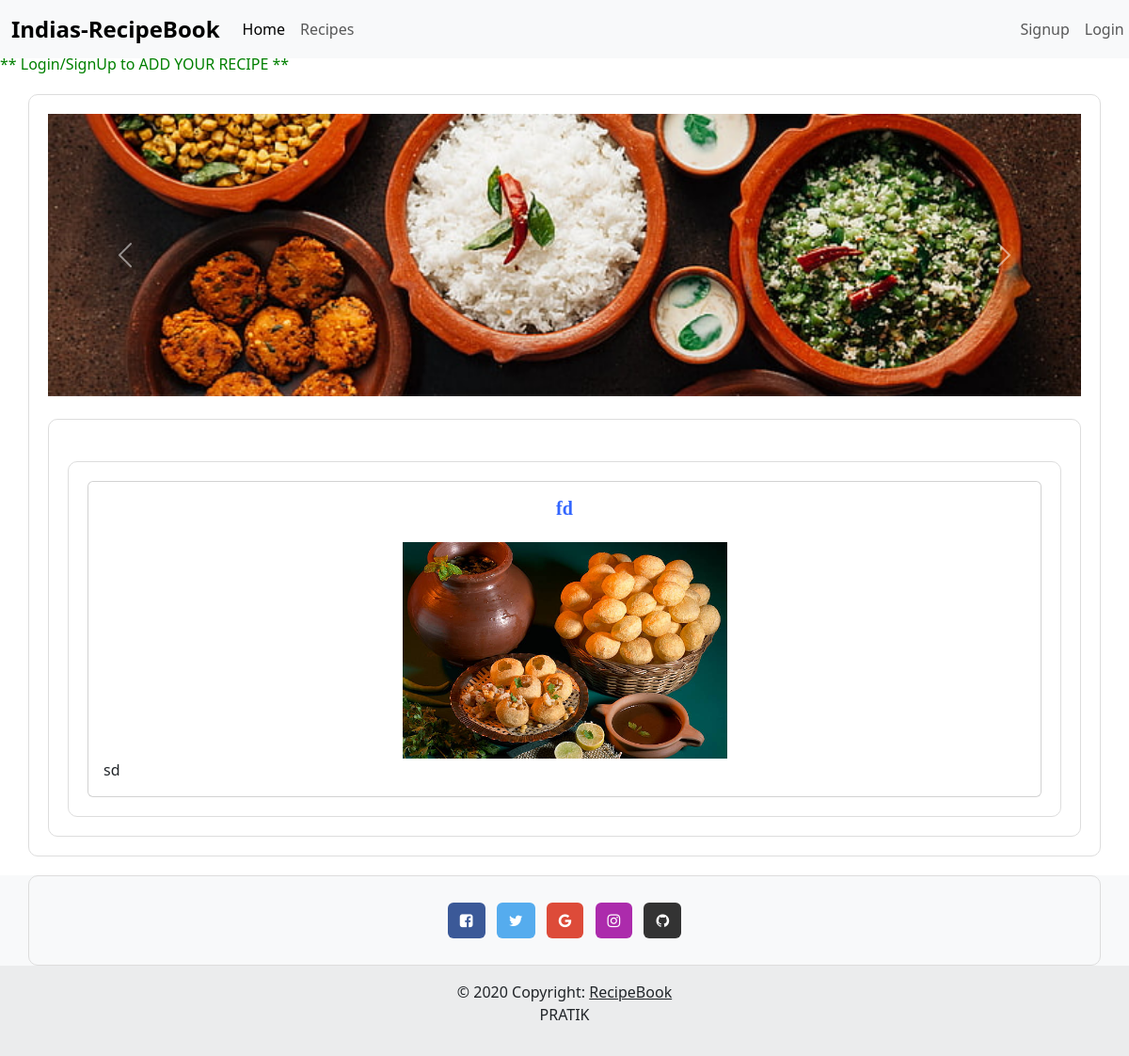
The page /app/content/3 on the database its author committed.
### app/models.py (models this page shows, shortened)
class Recipe(models.Model):
    CATEGORY_CHOICES = [
        ('starter', 'starter'),
        ('Paneer', 'Paneer'),
        ('Rice', 'Rice'),
        ('Chineese', 'Chineese'),
        ('StreetFood', 'StreetFood'),
        ('StateSpecial', 'StateSpecial'),
    ]
    Title  = models.CharField(max_length = 150)
    Discreption = models.TextField()
    Category = models.CharField(max_length =20,choices = CATEGORY_CHOICES)
    image = models.ImageField(upload_to='images/')
    author = models.CharField(max_length=250)
    created_at = models.DateTimeField(auto_now_add=True)
    updated_at = models.DateTimeField(auto_now=True)
    user = models.ForeignKey(User, on_delete=models.CASCADE)

### app/views.py (the view)
# urls.py: path('content/<int:id>',views.contentView,name = "content_url"),
def contentView(request,id):
    obj = Recipe.objects.get(id = id)
    template_name = "app/content.html"
    context = {'data' : obj}
    return render(request,template_name,context)

### templates/app/content.html (shortened to what this page needs)
{% extends "base.html" %}
{% block content %}
    <div class="container mt-4">
        <div class="card">
            <div class="card-body">
                <center><h5 class="card-title mb-4" style="font-family: 'Your Cool Font'; color: #3366ff; font-weight: bold;">
                    {{ data.Title }}
                </h5> </center>
                <div class = "container-fluid">
                   <center><img src="{{data.image.url}}" alt="Not Available" style ="height: 230px;"></center>
                </div>
                <p class="card-text">{{ data.Discreption|safe }}</p>
            </div>
        </div>
    </div>
{% endblock %}

### staticfiles/css/style.css (style rules this page uses)
body { padding-top: 56px; }
.container { padding: 20px; border: 1px solid #ddd; border-radius: 10px; margin-top: 20px; }

### rows shown on the page
Recipe: Title "fd", image (picture), Discreption "sd"
